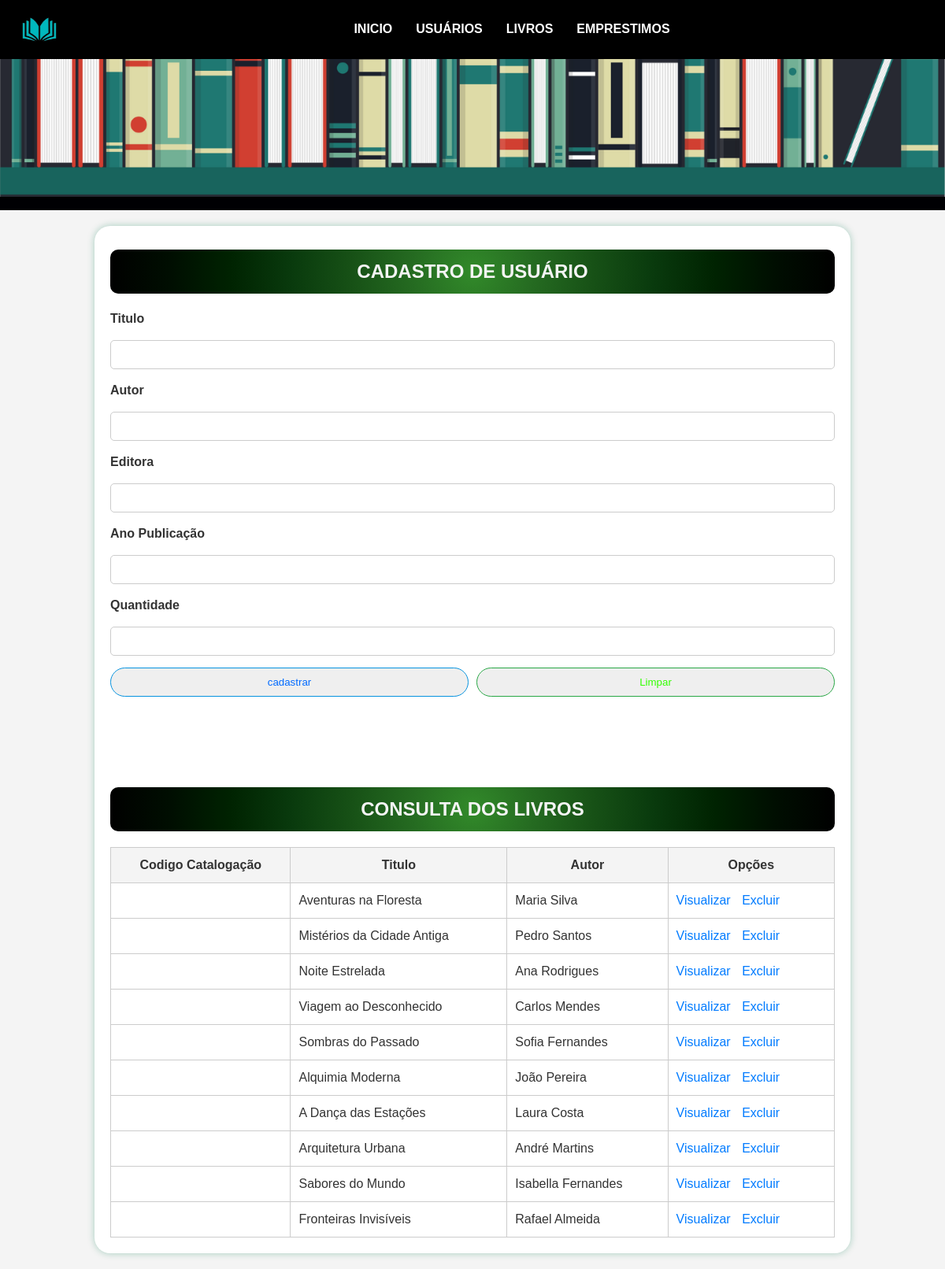
Page /Site-php/livro.php on the committed database.
### tables this page shows
CREATE TABLE "tb_livro" (
	"codigo_de_catalogacao" INTEGER,
	"titulo" TEXT NOT NULL,
	"autor" TEXT NOT NULL,
	"editora" TEXT NOT NULL,
	"ano_de_publicacao" TEXT NOT NULL,
	PRIMARY KEY("codigo_de_catalogacao" AUTOINCREMENT)
);

### Site-php/livro.php (the view, shortened to what this page needs)
<?php
    try {
        $conectar = new PDO("sqlite:banco/banco_biblioteca.db");
        $sql = $conectar->query("SELECT * FROM tb_livro");
        $tb_livro = $sql->fetchAll(PDO::FETCH_ASSOC);
    } catch (\Throwable $th) {
        echo "Burro do krlh";
    }
?>
<!DOCTYPE html>
<html lang="pt-br">
<head>
    <link rel="stylesheet" href="./css/estilos.css">
</head>
<body>
    <header>
        <img src="./img/Biblioteca-Banner.png" alt="Biblioteca-Banner">
        <nav>
            <img class="Logo" src="./img/Logo.png" alt="">
            <ul>
                <li><a href="index.php">Inicio</a></li>
                <li><a href="usuarios.php">Usuários</a></li>
                <li><a href="livro.php">Livros</a></li>
                <li><a href="#">Emprestimos</a></li>
            </ul>
        </nav>
    </header>
    <main>
        <div class="cadastro">
            <h2>Cadastro de Usuário</h2>
            <form action="livros_cadastro.php" method="post">
                <label for="titulo">Titulo</label>
                <input type="text" name="titulo" id="titulo">
                <label for="autor">Autor</label>
                <input type="text" name="autor" id="autor">
                <label for="editora">Editora</label>
                <input type="text" name="editora" id="editora">
                <label for="ano_de_publicacao">Ano Publicação</label>
                <input type="text" name="ano_de_publicacao" id="ano_de_publicacao">
                <label for="quantidade">Quantidade</label>
                <input type="text" name="quantidade" id="quantidade">
                <div class="botoes">
                    <input type="submit" value="cadastrar">
                    <input type="reset" value="Limpar">
                </div>
            </form>
        </div>
        <div class="consulta">
            <h2>Consulta dos Livros</h2>
            <table>
                <tr>
                    <th>Codigo Catalogação</th>
                    <th>Titulo</th>
                    <th>Autor</th>
                    <th>Opções</th>
                </tr>
                <?php
                for ($i = 0; $i < count($tb_livro); $i++) {
                    echo "<tr>";
                    echo "<td>" . $tb_livro[$i]['codigo_catalogacao'] . "</td>";
                    echo "<td>" . $tb_livro[$i]['titulo'] . "</td>";
                    echo "<td>" . $tb_livro[$i]['autor'] . "</td>";
                    echo "<td> <a href='#'>Visualizar</a> <a href='#'>Excluir</a></td>";
                    echo "</tr>";
                }
                ?>
            </table>
        </div>
    </main>
</body>
</html>

### Site-php/css/estilos.css (style rules this page uses)
* { margin: 0; padding: 0; font-family: Arial, sans-serif; text-decoration: none; box-sizing: border-box; }
body { background-color: #f4f4f4; color: #333; font-size: 16px; line-height: 1.5; }
header { background-color: #000003; color: #fff; padding: 10px 0; text-align: center; }
header img { width: 100%; }
.Logo { width: 100px; height: 100%; display: flex; float: left; }
nav { position: absolute; top: 0px; background-color: black; width: 100%; height: 75px; }
nav ul { padding: 25px; list-style-type: none; display: flex; justify-content: center; }
nav li { margin: 0 15px; }
nav a { color: #fff; font-weight: bold; transition: color 0.3s; text-transform: uppercase; }
main { width: 80%; max-width: 1200px; margin: 20px auto; background-color: #fff; padding: 20px; box-shadow: 0 0 10px rgba(2, 123, 81, 0.324); border-radius: 20px; }
.cadastro { margin-bottom: 100px; }
h2 { width: 100%; background-color: #1b1b1b; color: #f4f4f4; border-radius: 10px; text-transform: uppercase; text-align: center; background-image: radial-gradient(circle at 50% 50%, #328a2a 0, #256b21 16.67%, #175116 33.33%, #093a0d 50%, #002301 66.67%, #000e01 83.33%, #000000 100%); padding: 10px 0; margin: 10px 0 20px 0; }
label { font-weight: bold; }
label, input { display: block; width: 100%; margin-bottom: 15px; }
input[type="text"] { padding: 10px; border: 1px solid #ccc; border-radius: 5px; }
.botoes { display: flex; justify-content: start; gap: 10px; }
.botoes input[type="submit"] { -webkit-transition: box-shadow 300ms ease-in-out, color 300ms ease-in-out; transition: box-shadow 300ms ease-in-out, color 300ms ease-in-out; border: 1px solid #0693df; color: rgb(0, 106, 255); }
.botoes input[type="submit"], .botoes input[type="reset"], .botoes input[type="button"] { padding: 10px 20px; border-radius: 50px; cursor: pointer; }
.botoes input[type="reset"] { -webkit-transition: box-shadow 300ms ease-in-out, color 300ms ease-in-out; transition: box-shadow 300ms ease-in-out, color 300ms ease-in-out; border: 1px solid #28a745; color: rgb(51, 255, 0); }
table { width: 100%; border-collapse: collapse; margin-top: 20px; }
th, td, tr { padding: 10px; border: 1px solid #ccc; text-align: left; }
th { background-color: #f4f4f4; text-align: center; }
td a { color: #007BFF; margin-right: 10px; }

### rows in the picture
tb_livro: titulo "Aventuras na Floresta", autor "Maria Silva"
tb_livro: titulo "Mistérios da Cidade Antiga", autor "Pedro Santos"
tb_livro: titulo "Noite Estrelada", autor "Ana Rodrigues"
tb_livro: titulo "Viagem ao Desconhecido", autor "Carlos Mendes"
tb_livro: titulo "Sombras do Passado", autor "Sofia Fernandes"
tb_livro: titulo "Alquimia Moderna", autor "João Pereira"
tb_livro: titulo "A Dança das Estações", autor "Laura Costa"
tb_livro: titulo "Arquitetura Urbana", autor "André Martins"
tb_livro: titulo "Sabores do Mundo", autor "Isabella Fernandes"
tb_livro: titulo "Fronteiras Invisíveis", autor "Rafael Almeida"
